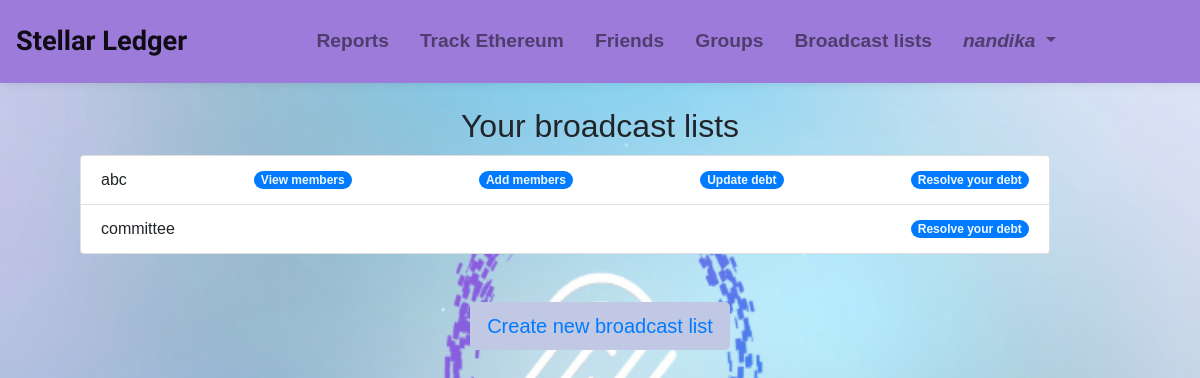
The app's page /friends/viewgroup/ (signed in) with its own data.
### friends/models.py (models this page shows)
class UserGroup(models.Model):
    Ch = [
        ('YES', 'YES'),
        ('NO', 'NO')
    ]
    user = models.ForeignKey(User, on_delete=models.DO_NOTHING)
    group = models.ForeignKey(Group, on_delete=models.CASCADE)
    paid = models.CharField(max_length=3, choices=Ch, default='NO')

class Group(models.Model):
    name = models.CharField(max_length=10)
    debt = models.DecimalField(default=0.00, decimal_places=2, max_digits=10, blank=True)
    debt_paid_to = models.CharField(null=True, blank=True, max_length=20)

### friends/views.py (called while the page is built)
@verified_email_required
def view_groups(request):
    g = UserGroup.objects.filter(user=request.user)
    return render(request, "friends/viewgroup.html", context={
        'g': g
    })

### templates/friends/viewgroup.html (shortened to what this page needs)
{% extends '../base.html' %}
{% block content %}
<br>
<h2 style="text-align: center;">Your broadcast lists</h2>
<ul class="list-group padding">
    {% for gr in g %}
    <li class="list-group-item d-flex justify-content-between align-items-center">
    {{ gr.group.name }}
    {% if gr.group.debt_paid_to == user.username %}
    <span class="badge badge-primary badge-pill"><a href="{% url 'viewGroupmem' gr.group.id %}" style="color:aliceblue">View members</a></span>
    <span class="badge badge-primary badge-pill"><a href="{% url 'addtogroup' gr.group.id %}" style="color:aliceblue">Add members</a></span>
    <span class="badge badge-primary badge-pill"><a href="{% url 'updatedebt' gr.group.id %}" style="color:aliceblue">Update debt</a></span>
    {% endif %}
    <span class="badge badge-primary badge-pill"><a href="{% url 'resolve' gr.group.id %}" style="color:aliceblue">Resolve your debt</a></span>
</li>
    {% endfor %}
</ul>
<br>
<br>
<div class=" d-flex align-items-center justify-content-center">
    <button type="button" class="btn btn-lg" style="background-color: #c1c8e4 !important;"><a href="{% url 'addgroup' %}">Create new broadcast list</a></button>
</div>
{% endblock %}

### templates/base.html (shortened to what this page needs)
{% load static %}
<!DOCTYPE html>
<html lang="en">
<head>
    <link rel="stylesheet" href="{% static 'styles.css' %}">
    <link rel="stylesheet" href="https://cdn.jsdelivr.net/npm/bootstrap@4.4.1/dist/css/bootstrap.min.css">
</head>
<body style="
    background-image: url('imgs/bg.png');
    height: 100vh;
    width: 100vw;
    background-repeat: no-repeat;
    background-size: 100% 100%;
">
    <nav class="navbar navbar-expand-lg navbar-light">
        <a style="font-family: Sofia, sans-serif; font-size: 170%;" class="navbar-brand" href="{% url 'home' %}">Stellar Ledger</a>
          <div class="collapse navbar-collapse justify-content-center" id="navbarNavDropdown" style=" font-size: 120%; font-weight: bold;">
            <ul class="navbar-nav">
              <li class="nav-item">
                <a class="nav-link" href="{% url 'viewTransaction' %}">Reports</a>
              </li>
              <li class="nav-item">
                <a class="nav-link" href="{% url 'eth' %}">Track Ethereum</a>
              </li>
              <li class="nav-item">
                <a class="nav-link" href="{% url 'viewFriend' %}">Friends</a>
              </li>
              <li class="nav-item">
                <a class="nav-link" href="{% url 'view_expense_groups' %}">Groups</a>
              </li>
              <li class="nav-item">
                <a class="nav-link" href="{% url 'viewGroup' %}">Broadcast lists</a>
              </li>
              {% if user.is_authenticated %}
              <li class="nav-item dropdown">
                <button class="nav-link dropdown-toggle" onclick="dropdown()" data-toggle="dropdown" aria-haspopup="true" aria-expanded="false" style="background-color: #9c7bda;">
                  <i class="fas fa-user">{{ user.username }}</i>
                </button>
              </li>
              {% else %}
              <li class="nav-item">
                <a class="nav-link" href="{% url 'account_login' %}">login</a>
              </li>
              {% endif %}
            </ul>
          </div>
        </nav>
    {% block content %}
    {% endblock %}
</body>
</html>

### static/styles.css (style rules this page uses)
.padding { margin-top: 10px; margin-bottom: 10px; margin-right: 150px; margin-left: 80px; }
button { border: none; }

### templates/base.html (style rules this page uses)
body { font-family: 'Poppins', sans-serif; }
.navbar { background-color: #9c7bda; padding: 1rem; box-shadow: 0 0 10px rgba(0, 0, 0, 0.1); }
.navbar-brand { color: #ffffff; font-size: 1.5rem; font-weight: bold; }
.navbar-nav .nav-item { margin-right: 15px; }
.navbar-nav .nav-link { color: #ffffff; font-weight: bold; transition: color 0.3s ease; }

### records on screen
UserGroup: group.name "abc", shows "View members"
UserGroup: group.name "committee"

### other values on screen
{{ user.username }} "nandika"
